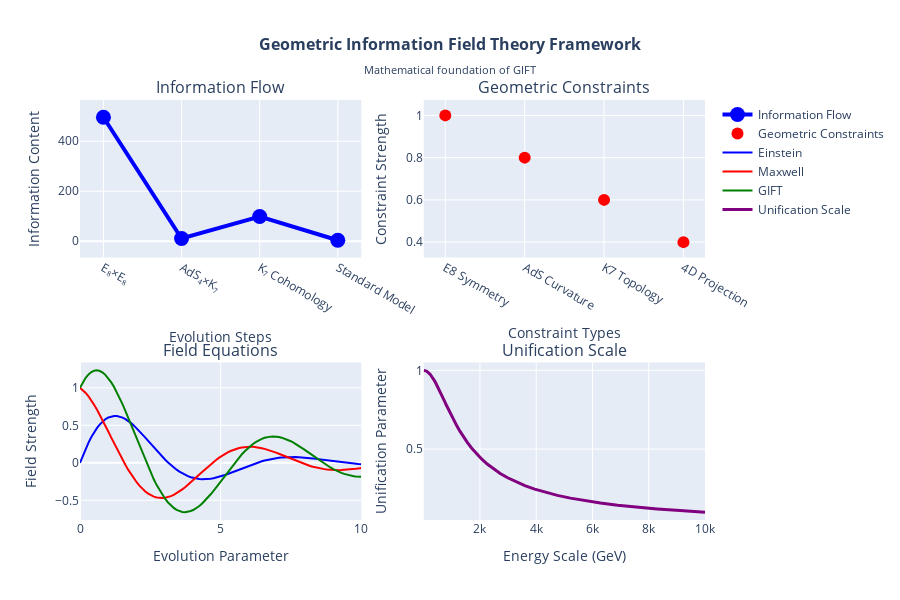

This figure's notebook cell:
### Markdown cell above
## Step 8: Geometric Information Field Theory

The mathematical framework connecting E₈×E₈ geometry to Standard Model physics through information-theoretic principles.

### Code cell
# GIFT mathematical framework visualization
fig = make_subplots(
    rows=2, cols=2,
    subplot_titles=('Information Flow', 'Geometric Constraints', 'Field Equations', 'Unification Scale'),
    specs=[[{'type': 'scatter'}, {'type': 'scatter'}],
           [{'type': 'scatter'}, {'type': 'scatter'}]]
)

# Information flow from E8 to Standard Model
steps = ['E₈×E₈', 'AdS₄×K₇', 'K₇ Cohomology', 'Standard Model']
information_content = [496, 11, 99, 4]
fig.add_trace(
    go.Scatter(x=steps, y=information_content, mode='lines+markers',
               marker=dict(size=15, color='blue'), line=dict(width=4, color='blue'),
               name='Information Flow'),
    row=1, col=1
)

# Geometric constraints
constraints = ['E8 Symmetry', 'AdS Curvature', 'K7 Topology', '4D Projection']
constraint_strength = [1.0, 0.8, 0.6, 0.4]
fig.add_trace(
    go.Scatter(x=constraints, y=constraint_strength, mode='markers',
               marker=dict(size=12, color='red'),
               name='Geometric Constraints'),
    row=1, col=2
)

# Field equations evolution
x = np.linspace(0, 10, 100)
einstein_eq = np.exp(-x/3) * np.sin(x)
maxwell_eq = np.exp(-x/4) * np.cos(x)
gift_eq = np.exp(-x/5) * (np.sin(x) + np.cos(x))
fig.add_trace(
    go.Scatter(x=x, y=einstein_eq, mode='lines', name='Einstein', line=dict(color='blue')),
    row=2, col=1
)
fig.add_trace(
    go.Scatter(x=x, y=maxwell_eq, mode='lines', name='Maxwell', line=dict(color='red')),
    row=2, col=1
)
fig.add_trace(
    go.Scatter(x=x, y=gift_eq, mode='lines', name='GIFT', line=dict(color='green')),
    row=2, col=1
)

# Unification scale
energies = np.logspace(0, 4, 100)  # GeV to 10 TeV
unification_strength = 1/np.sqrt(1 + (energies/1000)**2)
fig.add_trace(
    go.Scatter(x=energies, y=unification_strength, mode='lines',
               line=dict(color='purple', width=3),
               name='Unification Scale'),
    row=2, col=2
)

fig.update_layout(
    title=dict(
        text="<b>Geometric Information Field Theory Framework</b><br><sub>Mathematical foundation of GIFT</sub>",
        x=0.5,
        font=dict(size=16)
    ),
    height=600,
    showlegend=True
)

# Update axes
fig.update_xaxes(title_text="Evolution Steps", row=1, col=1)
fig.update_xaxes(title_text="Constraint Types", row=1, col=2)
fig.update_xaxes(title_text="Evolution Parameter", row=2, col=1)
fig.update_xaxes(title_text="Energy Scale (GeV)", row=2, col=2)

fig.update_yaxes(title_text="Information Content", row=1, col=1)
fig.update_yaxes(title_text="Constraint Strength", row=1, col=2)
fig.update_yaxes(title_text="Field Strength", row=2, col=1)
fig.update_yaxes(title_text="Unification Parameter", row=2, col=2)

fig.show()

print("=== GIFT Mathematical Framework ===")
print("Core principle: Information preservation through geometric constraints")
print("E8xE8 to AdS4xK7 to Standard Model (proposed information flow)")
print("Geometric parameters: xi, tau, beta0, delta (framework parameters)")
print("Unification scale: Theoretical framework suggests TeV scale")
print("Field equations: Geometric formulation under development")

### Figure 1 — Plotly figure (JSON) as saved in the notebook; plotly's stock layout.template omitted (floating-point values rounded to 4 significant figures)
{"data": [{"line": {"color": "blue", "width": 4}, "marker": {"color": "blue", "size": 15}, "mode": "lines+markers", "name": "Information Flow", "type": "scatter", "x": ["E₈×E₈", "AdS₄×K₇", "K₇ Cohomology", "Standard Model"], "xaxis": "x", "y": [496, 11, 99, 4], "yaxis": "y"}, {"marker": {"color": "red", "size": 12}, "mode": "markers", "name": "Geometric Constraints", "type": "scatter", "x": ["E8 Symmetry", "AdS Curvature", "K7 Topology", "4D Projection"], "xaxis": "x2", "y": [1, 0.8, 0.6, 0.4], "yaxis": "y2"}, {"line": {"color": "blue"}, "mode": "lines", "name": "Einstein", "type": "scatter", "x": [0.0, 0.101, 0.202, 0.303, 0.404, 0.5051, 0.6061, 0.7071, 0.8081, 0.9091, 1.01, 1.111, 1.212, 1.313, 1.414, 1.515, 1.616, 1.717, 1.818, 1.919, 2.02, 2.121, 2.222, 2.323, 2.424, 2.525, 2.626, 2.727, 2.828, 2.929, 3.03, 3.131, 3.232, 3.333, 3.434, 3.535, 3.636, 3.737, 3.838, 3.939, 4.04, 4.141, 4.242, 4.343, 4.444, 4.545, 4.646, 4.747, 4.848, 4.949, 5.051, 5.152, 5.253, 5.354, 5.455, 5.556, 5.657, 5.758, 5.859, 5.96, 6.061, 6.162, 6.263, 6.364, 6.465, 6.566, 6.667, 6.768, 6.869, 6.97, 7.071, 7.172, 7.273, 7.374, 7.475, 7.576, 7.677, 7.778, 7.879, 7.98, 8.081, 8.182, 8.283, 8.384, 8.485, 8.586, 8.687, 8.788, 8.889, 8.99, 9.091, 9.192, 9.293, 9.394, 9.495, 9.596, 9.697, 9.798, 9.899, 10.0], "xaxis": "x3", "y": [0.0, 0.0975, 0.1876, 0.2697, 0.3436, 0.4089, 0.4654, 0.5132, 0.5522, 0.5827, 0.6048, 0.6188, 0.6251, 0.6242, 0.6165, 0.6025, 0.5829, 0.5581, 0.5289, 0.4957, 0.4593, 0.4203, 0.3791, 0.3365, 0.293, 0.2491, 0.2054, 0.1622, 0.1201, 0.07936, 0.04045, 0.00362, -0.03085, -0.06273, -0.09186, -0.1181, -0.1413, -0.1615, -0.1785, -0.1925, -0.2035, -0.2116, -0.2168, -0.2193, -0.2192, -0.2167, -0.212, -0.2053, -0.1968, -0.1867, -0.1752, -0.1625, -0.1489, -0.1345, -0.1196, -0.1044, -0.08899, -0.07362, -0.05844, -0.04362, -0.02928, -0.01555, -0.002549, 0.009635, 0.02092, 0.03124, 0.04055, 0.0488, 0.05599, 0.06209, 0.06711, 0.07108, 0.074, 0.07593, 0.0769, 0.07696, 0.07618, 0.07461, 0.07233, 0.0694, 0.0659, 0.06191, 0.05751, 0.05276, 0.04774, 0.04252, 0.03718, 0.03178, 0.02638, 0.02105, 0.01583, 0.01078, 0.005936, 0.001346, -0.00296, -0.006953, -0.01061, -0.01391, -0.01685, -0.01941], "yaxis": "y3"}, {"line": {"color": "red"}, "mode": "lines", "name": "Maxwell", "type": "scatter", "x": [0.0, 0.101, 0.202, 0.303, 0.404, 0.5051, 0.6061, 0.7071, 0.8081, 0.9091, 1.01, 1.111, 1.212, 1.313, 1.414, 1.515, 1.616, 1.717, 1.818, 1.919, 2.02, 2.121, 2.222, 2.323, 2.424, 2.525, 2.626, 2.727, 2.828, 2.929, 3.03, 3.131, 3.232, 3.333, 3.434, 3.535, 3.636, 3.737, 3.838, 3.939, 4.04, 4.141, 4.242, 4.343, 4.444, 4.545, 4.646, 4.747, 4.848, 4.949, 5.051, 5.152, 5.253, 5.354, 5.455, 5.556, 5.657, 5.758, 5.859, 5.96, 6.061, 6.162, 6.263, 6.364, 6.465, 6.566, 6.667, 6.768, 6.869, 6.97, 7.071, 7.172, 7.273, 7.374, 7.475, 7.576, 7.677, 7.778, 7.879, 7.98, 8.081, 8.182, 8.283, 8.384, 8.485, 8.586, 8.687, 8.788, 8.889, 8.99, 9.091, 9.192, 9.293, 9.394, 9.495, 9.596, 9.697, 9.798, 9.899, 10.0], "xaxis": "x3", "y": [1.0, 0.9701, 0.9314, 0.8848, 0.8311, 0.7713, 0.7063, 0.6371, 0.5645, 0.4895, 0.4131, 0.3361, 0.2593, 0.1835, 0.1096, 0.03808, -0.03028, -0.09495, -0.1554, -0.2113, -0.2622, -0.3078, -0.3479, -0.3823, -0.4111, -0.434, -0.4513, -0.4629, -0.4691, -0.47, -0.4659, -0.4571, -0.4439, -0.4266, -0.4057, -0.3816, -0.3546, -0.3252, -0.2938, -0.2608, -0.2267, -0.1919, -0.1568, -0.1218, -0.08715, -0.05333, -0.02062, 0.01071, 0.04037, 0.06815, 0.09384, 0.1173, 0.1383, 0.1569, 0.1728, 0.1862, 0.1969, 0.2051, 0.2106, 0.2137, 0.2144, 0.2127, 0.2089, 0.2031, 0.1954, 0.186, 0.1752, 0.163, 0.1497, 0.1354, 0.1205, 0.105, 0.08913, 0.07312, 0.05713, 0.04133, 0.02587, 0.01089, -0.00346, -0.01707, -0.02983, -0.04164, -0.05243, -0.06214, -0.07071, -0.07812, -0.08433, -0.08935, -0.09318, -0.09583, -0.09734, -0.09775, -0.09711, -0.09547, -0.0929, -0.08948, -0.08529, -0.08039, -0.07489, -0.06888], "yaxis": "y3"}, {"line": {"color": "green"}, "mode": "lines", "name": "GIFT", "type": "scatter", "x": [0.0, 0.101, 0.202, 0.303, 0.404, 0.5051, 0.6061, 0.7071, 0.8081, 0.9091, 1.01, 1.111, 1.212, 1.313, 1.414, 1.515, 1.616, 1.717, 1.818, 1.919, 2.02, 2.121, 2.222, 2.323, 2.424, 2.525, 2.626, 2.727, 2.828, 2.929, 3.03, 3.131, 3.232, 3.333, 3.434, 3.535, 3.636, 3.737, 3.838, 3.939, 4.04, 4.141, 4.242, 4.343, 4.444, 4.545, 4.646, 4.747, 4.848, 4.949, 5.051, 5.152, 5.253, 5.354, 5.455, 5.556, 5.657, 5.758, 5.859, 5.96, 6.061, 6.162, 6.263, 6.364, 6.465, 6.566, 6.667, 6.768, 6.869, 6.97, 7.071, 7.172, 7.273, 7.374, 7.475, 7.576, 7.677, 7.778, 7.879, 7.98, 8.081, 8.182, 8.283, 8.384, 8.485, 8.586, 8.687, 8.788, 8.889, 8.99, 9.091, 9.192, 9.293, 9.394, 9.495, 9.596, 9.697, 9.798, 9.899, 10.0], "xaxis": "x3", "y": [1.0, 1.074, 1.134, 1.179, 1.211, 1.228, 1.233, 1.224, 1.203, 1.17, 1.126, 1.073, 1.01, 0.9396, 0.862, 0.7785, 0.6902, 0.5983, 0.5038, 0.4077, 0.3113, 0.2154, 0.1211, 0.02929, -0.05921, -0.1436, -0.2231, -0.2972, -0.3653, -0.4268, -0.4815, -0.5291, -0.5692, -0.6018, -0.6269, -0.6445, -0.6547, -0.6577, -0.6537, -0.6431, -0.6263, -0.6036, -0.5755, -0.5426, -0.5053, -0.4642, -0.42, -0.3731, -0.3242, -0.2739, -0.2228, -0.1713, -0.1201, -0.06968, -0.02054, 0.02688, 0.07214, 0.1149, 0.1547, 0.1913, 0.2245, 0.2541, 0.2798, 0.3017, 0.3195, 0.3333, 0.3431, 0.3489, 0.3509, 0.3491, 0.3438, 0.3352, 0.3234, 0.3087, 0.2913, 0.2717, 0.25, 0.2265, 0.2017, 0.1757, 0.1489, 0.1216, 0.09418, 0.06684, 0.03989, 0.01359, -0.01181, -0.03609, -0.05902, -0.08043, -0.1002, -0.1181, -0.134, -0.148, -0.1598, -0.1696, -0.1772, -0.1826, -0.1859, -0.1872], "yaxis": "y3"}, {"line": {"color": "purple", "width": 3}, "mode": "lines", "name": "Unification Scale", "type": "scatter", "x": [1.0, 1.097, 1.205, 1.322, 1.451, 1.592, 1.748, 1.918, 2.105, 2.31, 2.535, 2.783, 3.054, 3.352, 3.678, 4.037, 4.431, 4.863, 5.337, 5.857, 6.428, 7.055, 7.743, 8.498, 9.326, 10.24, 11.23, 12.33, 13.53, 14.85, 16.3, 17.89, 19.63, 21.54, 23.64, 25.95, 28.48, 31.26, 34.3, 37.65, 41.32, 45.35, 49.77, 54.62, 59.95, 65.79, 72.21, 79.25, 86.97, 95.45, 104.8, 115.0, 126.2, 138.5, 152.0, 166.8, 183.1, 200.9, 220.5, 242.0, 265.6, 291.5, 319.9, 351.1, 385.4, 422.9, 464.2, 509.4, 559.1, 613.6, 673.4, 739.1, 811.1, 890.2, 977.0, 1072.0, 1177.0, 1292.0, 1417.0, 1556.0, 1707.0, 1874.0, 2057.0, 2257.0, 2477.0, 2719.0, 2984.0, 3275.0, 3594.0, 3944.0, 4329.0, 4751.0, 5214.0, 5722.0, 6280.0, 6893.0, 7565.0, 8302.0, 9112.0, 10000.0], "xaxis": "x4", "y": [1.0, 1.0, 1.0, 1.0, 1.0, 1.0, 1.0, 1.0, 1.0, 1.0, 1.0, 1.0, 1.0, 1.0, 1.0, 1.0, 1.0, 1.0, 1.0, 1.0, 1.0, 1.0, 1.0, 1.0, 1.0, 0.9999, 0.9999, 0.9999, 0.9999, 0.9999, 0.9999, 0.9998, 0.9998, 0.9998, 0.9997, 0.9997, 0.9996, 0.9995, 0.9994, 0.9993, 0.9991, 0.999, 0.9988, 0.9985, 0.9982, 0.9978, 0.9974, 0.9969, 0.9962, 0.9955, 0.9946, 0.9935, 0.9921, 0.9905, 0.9886, 0.9864, 0.9837, 0.9804, 0.9765, 0.9719, 0.9665, 0.96, 0.9524, 0.9435, 0.9331, 0.921, 0.9071, 0.891, 0.8728, 0.8523, 0.8295, 0.8042, 0.7766, 0.7469, 0.7153, 0.682, 0.6475, 0.6122, 0.5765, 0.5407, 0.5054, 0.4708, 0.4373, 0.4051, 0.3743, 0.3452, 0.3178, 0.2921, 0.2681, 0.2458, 0.2251, 0.206, 0.1884, 0.1721, 0.1572, 0.1436, 0.1311, 0.1196, 0.1091, 0.0995], "yaxis": "y4"}], "layout": {"annotations": [{"font": {"size": 16}, "showarrow": false, "text": "Information Flow", "x": 0.225, "xanchor": "center", "xref": "paper", "y": 1, "yanchor": "bottom", "yref": "paper"}, {"font": {"size": 16}, "showarrow": false, "text": "Geometric Constraints", "x": 0.775, "xanchor": "center", "xref": "paper", "y": 1, "yanchor": "bottom", "yref": "paper"}, {"font": {"size": 16}, "showarrow": false, "text": "Field Equations", "x": 0.225, "xanchor": "center", "xref": "paper", "y": 0.375, "yanchor": "bottom", "yref": "paper"}, {"font": {"size": 16}, "showarrow": false, "text": "Unification Scale", "x": 0.775, "xanchor": "center", "xref": "paper", "y": 0.375, "yanchor": "bottom", "yref": "paper"}], "height": 600, "showlegend": true, "title": {"font": {"size": 16}, "text": "<b>Geometric Information Field Theory Framework</b><br><sub>Mathematical foundation of GIFT</sub>", "x": 0.5}, "xaxis": {"anchor": "y", "domain": [0, 0.45], "title": {"text": "Evolution Steps"}}, "xaxis2": {"anchor": "y2", "domain": [0.55, 1], "title": {"text": "Constraint Types"}}, "xaxis3": {"anchor": "y3", "domain": [0, 0.45], "title": {"text": "Evolution Parameter"}}, "xaxis4": {"anchor": "y4", "domain": [0.55, 1], "title": {"text": "Energy Scale (GeV)"}}, "yaxis": {"anchor": "x", "domain": [0.625, 1], "title": {"text": "Information Content"}}, "yaxis2": {"anchor": "x2", "domain": [0.625, 1], "title": {"text": "Constraint Strength"}}, "yaxis3": {"anchor": "x3", "domain": [0, 0.375], "title": {"text": "Field Strength"}}, "yaxis4": {"anchor": "x4", "domain": [0, 0.375], "title": {"text": "Unification Parameter"}}}}
